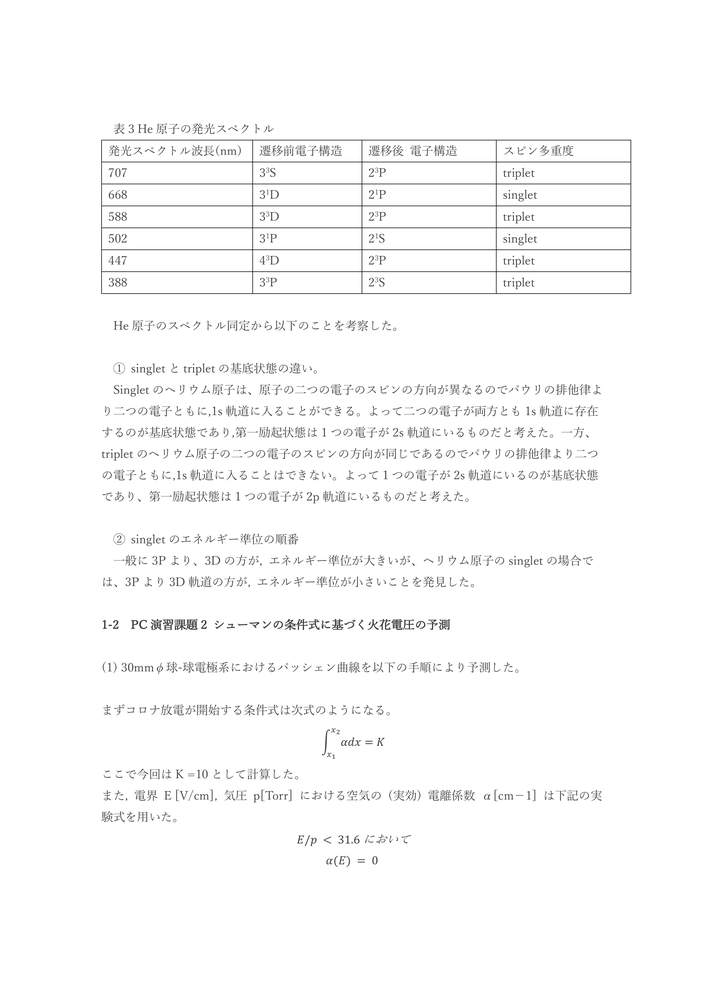
#> input picture source/image/test1.png, 706 x 999 px, shrunk from 2481 x 3508 before the run
$ python -i image_processor.py   (imports and definitions only)
#> lines starting #> are read from the running program, lines starting #| are printed output that depends on the picture; after the words box and inside, x2 and y2 are one past the last pixel; in counts of white or black regions, pixels touching at a corner belong together
### function/matrix_erement.py
class MatrixElement:
    def __init__(self):
        self.x1 = 0
        self.x2 = 0
        self.y1 = 0
        self.y2 = 0
        self.word = ''

    def change_x1(self, x1):
        self.x1 = x1

    def change_x2(self, x2):
        self.x2 = x2

    def change_y1(self, y1):
        self.y1 = y1

    def change_y2(self, y2):
        self.y2 = y2

    def change_word(self, word):
        self.word += word

### function/image_processor.py
from function.matrix_erement import MatrixElement

import cv2
import numpy as np
import pandas as pd
from operator import itemgetter


class ImageProcessor:

    def __init__(self, image_path):
#> called with image_path = '../source/image/test1.png'
        self.image_path = image_path
        self.base_image = cv2.imread(image_path)
#> self.base_image is the input picture: shape (999, 706, 3); min 38, max 255, mean 250.1
        self.processed_image = self.base_image.copy()
        self.processed_image[:] = (255, 255, 255)
#> self.processed_image: shape (999, 706, 3); 10.82% of pixels changed, all inside (x1, y1, x2, y2) = (99, 121, 634, 869)
        self.height, self.width = self.base_image.shape[:2]
        self.horizontal_lines = pd.DataFrame([['', '', '', '']])
        self.horizontal_lines.columns = ['x1', 'x2', 'y1', 'y2']
        self.vertical_lines = pd.DataFrame([['', '', '', '']])
        self.vertical_lines.columns = ['x1', 'x2', 'y1', 'y2']

        self.table_matrix = [[MatrixElement()]]

    # [10 lines left out: function remove_word, not called in this run]

    def tabel_detection(self):
        bgr_img = self.base_image
        img = bgr_img[:, :, 0]
        height, width = img.shape
        min_length_width = width * 0.5
        min_length_height = height * 0.1
        gap = 3
        judge_img = cv2.bitwise_not(img)
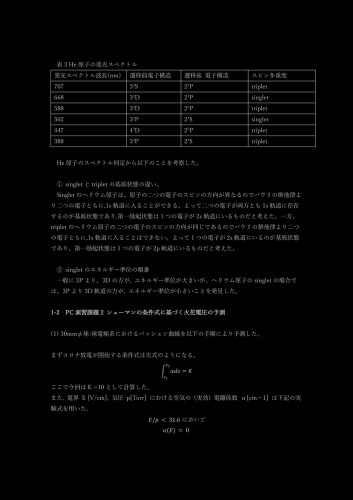
#> judge_img: shape (999, 706) (shown at 1/2 size); min 0, max 217, mean 4.9
        th, judge_img = cv2.threshold(judge_img, 127, 255, cv2.THRESH_BINARY)
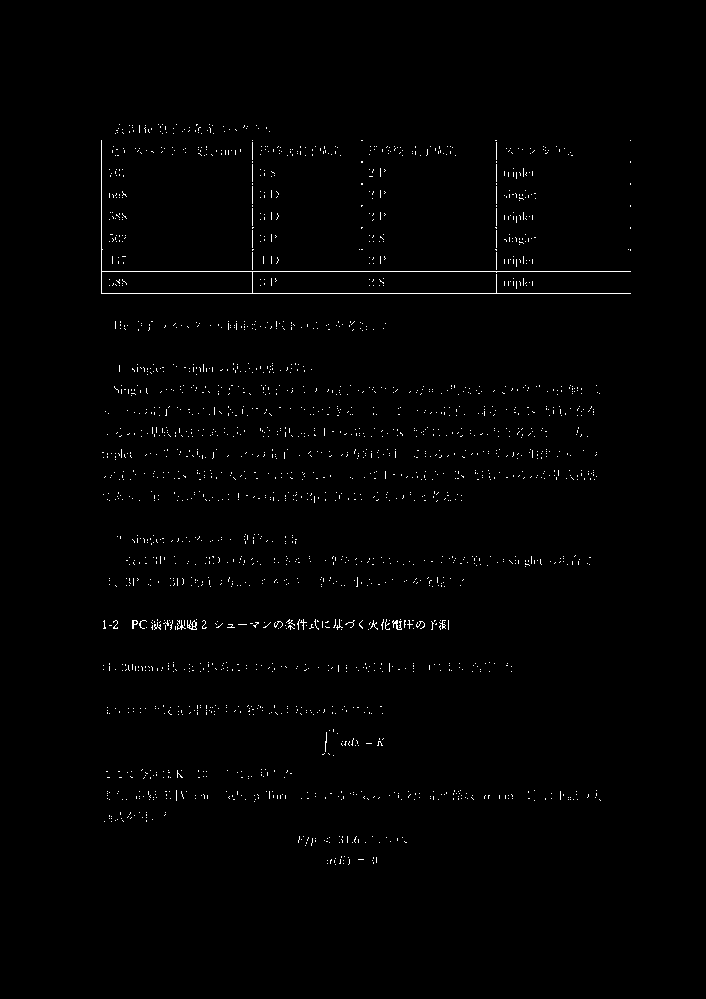
#> judge_img: shape (999, 706); 0.87% white in thin lines or dots, all inside (x1, y1, x2, y2) = (101, 124, 631, 865)

        lines = cv2.HoughLinesP(judge_img, rho=1, theta=np.pi / 360, threshold=100, minLineLength=min_length_width,
                                maxLineGap=10)
#> lines = [[101, 293, 630, 293], [101, 271, 630, 271]]

        line_list = []
        for line in lines:
            x1, y1, x2, y2 = line[0]
            # 傾きが threshold_slope px以内の線を横線と判断
            threshold_slope = 3
            if abs(y1 - y2) < threshold_slope:
                x1 = line[0][0]
                y1 = line[0][1]
                x2 = line[0][2]
                y2 = line[0][3]
                line = (x1, y1, x2, y2)
                line_list.append(line)
#> this loop made 2 passes
#> threshold_slope on passes 1 to 2: 3, 3
#> after the loop, line_list = [(101, 293, 630, 293), (101, 271, 630, 271)]

        # y座標をキーとして並び変え
        line_list.sort(key=itemgetter(1, 0, 2, 3))

        hoz_line = 0
        hoz_line_list = []
        y1 = 0
        for line in line_list:
            judge_y1 = line[1]
            # ほぼ同じ位置の横線は除外
            if abs(judge_y1 - y1) < 3 and hoz_line_list != []:
                y1 = judge_y1
            else:
                y1 = judge_y1
                hoz_line_list.append(line)
                self.horizontal_lines.loc[hoz_line] = [
                    line[0], line[2], line[1], line[3]
                ]
                white_line = 3
                cv2.line(self.processed_image, (line[0], line[1]), (line[2], line[3]), (0, 0, 255), white_line)
                hoz_line = hoz_line + 1
#> this loop made 2 passes
#> (line, judge_y1, y1, white_line, hoz_line) on passes 1 to 2: ((101, 271, 630, 271), 271, 271, 3, 1), ((101, 293, 630, 293), 293, 293, 3, 2)
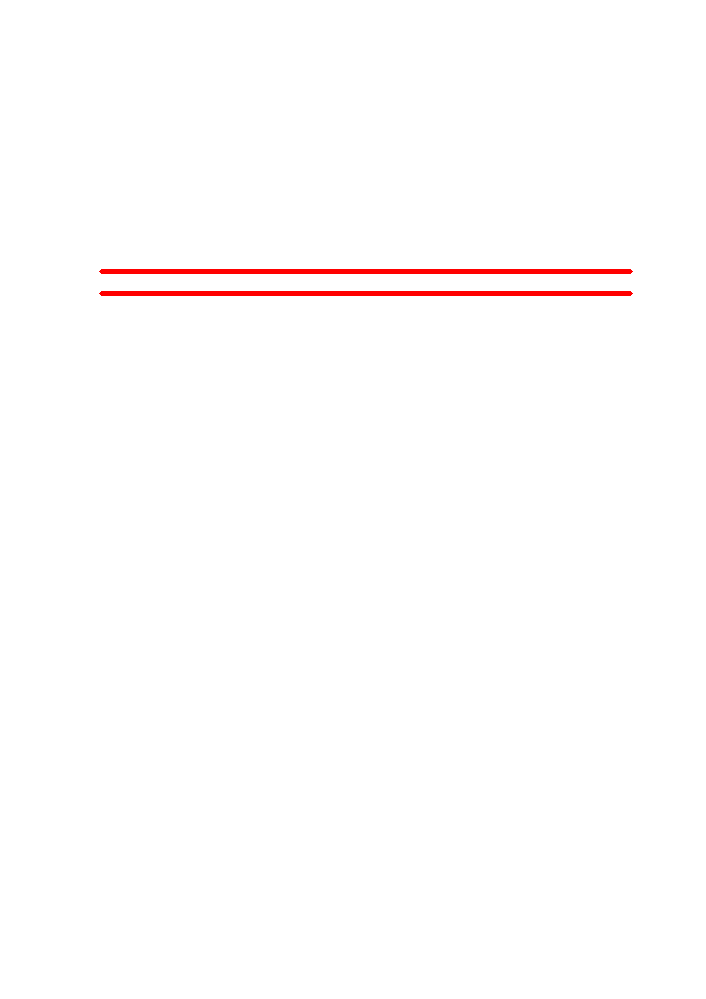
#> self.processed_image: shape (999, 706, 3); mean B, G, R 253.1, 253.1, 255
#> after the loop, hoz_line = 2; hoz_line_list = [(101, 271, 630, 271), (101, 293, 630, 293)]

        gap = 3
        lines = cv2.HoughLinesP(judge_img, rho=1, theta=np.pi / 360, threshold=100, minLineLength=min_length_height,
                                maxLineGap=gap)
#> lines = [[101, 293, 630, 293], [101, 271, 630, 271], [496, 292, 496, 140], [252, 292, 252, 140], [101, 292, 101, 140]]
        line_list = []
        for line in lines:
            x1, y1, x2, y2 = line[0]
            threshold_slope = 3
            if abs(x1 - x2) < threshold_slope:
                x1 = line[0][0]
                y1 = line[0][1]
                x2 = line[0][2]
                y2 = line[0][3]
                line = (x1, y1, x2, y2)
                line_list.append(line)
#> this loop made 5 passes
#> after the loop, line_list = [(496, 292, 496, 140), (252, 292, 252, 140), (101, 292, 101, 140)]
        line_list.sort(key=itemgetter(0, 1, 2, 3))
        ver_line = 0
        ver_line_list = []
        x1 = 0
        for line in line_list:
            judge_x1 = line[0]
            # ほぼ同じ位置の縦線は除外
            if abs(judge_x1 - x1) < 5 and ver_line_list != []:
                x1 = judge_x1
            else:
                white_line = 3
                cv2.line(self.processed_image, (line[0], line[1]), (line[2], line[3]), (0, 0, 255), white_line)
                x1 = judge_x1
                self.vertical_lines.loc[ver_line] = [
                    line[0], line[2], line[3], line[1]
                ]
                ver_line = ver_line + 1
                ver_line_list.append(line)
#> this loop made 3 passes
#> (line, judge_x1, x1) on passes 1 to 3: ((101, 292, 101, 140), 101, 101), ((252, 292, 252, 140), 252, 252), ((496, 292, 496, 140), 496, 496)
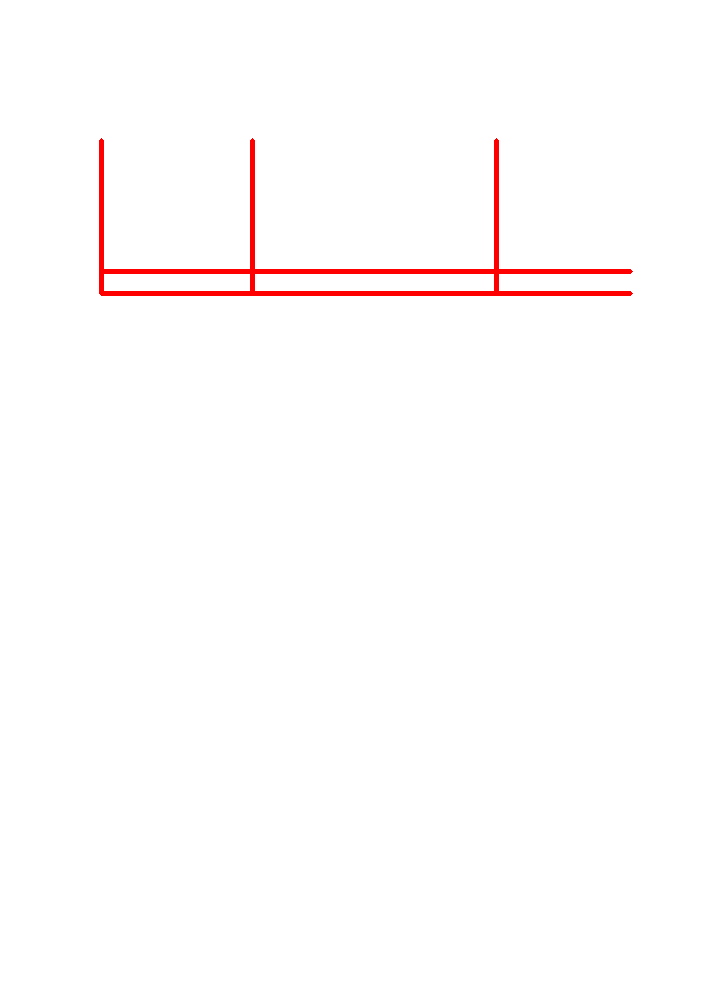
#> self.processed_image: shape (999, 706, 3); 0.31% of pixels changed, all inside (x1, y1, x2, y2) = (99, 138, 499, 293)
#> after the loop, ver_line = 3; ver_line_list = [(101, 292, 101, 140), (252, 292, 252, 140), (496, 292, 496, 140)]
        for i in range(len(self.horizontal_lines)):
            y = self.horizontal_lines.at[i, 'y1']
            flag = False
            for j in range(len(self.vertical_lines)):
                y1 = self.vertical_lines.at[j, 'y1']
                y2 = self.vertical_lines.at[j, 'y2']
                if y1-3 <= y <= y2 + 3:
                    flag = True

            if not flag:
                print(i)
                self.horizontal_lines.drop(i, inplace=True)
                print(self.horizontal_lines)

        print('horizontal_list_pd')
        print(self.horizontal_lines)
        print('vertical_line_list')
        print(self.vertical_lines)

    # [54 lines left out: functions make_initial_matrix, add_word_to_matrix, view_matrix, image_view, not called in this run]

>>> result = ImageProcessor('../source/image/test1.png').tabel_detection()

$ run again, on source/image/test2.png
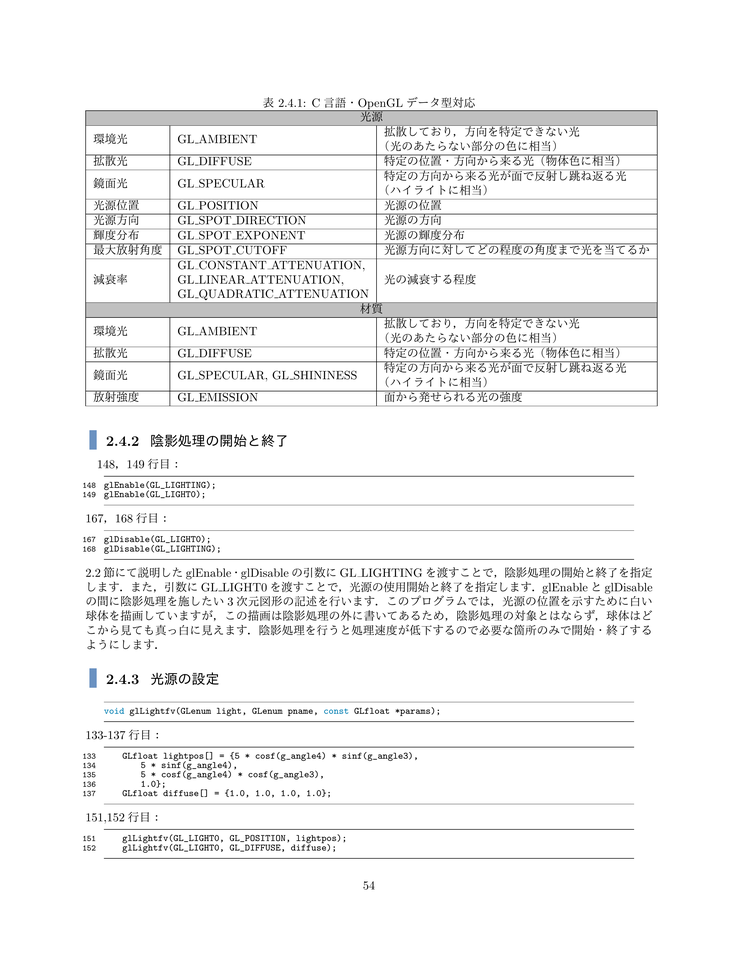
#> input picture source/image/test2.png, 738 x 956 px, shrunk from 2550 x 3300 before the run
#> in __init__, self.base_image is the input picture: shape (956, 738, 3); mean B, G, R 243.3, 243.3, 243.2
#> in tabel_detection, `th, judge_img = cv2.threshold(judge_img, 127, 255, cv2.THRESH_BINARY)`:
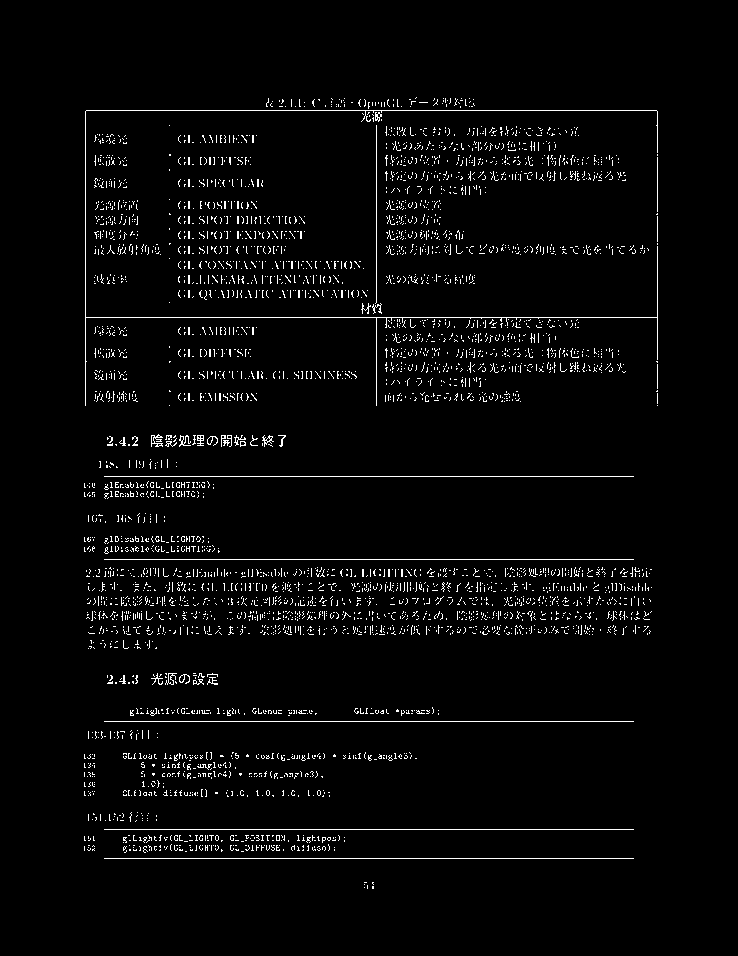
#> judge_img: shape (956, 738); 3% white in thin lines or dots, all inside (x1, y1, x2, y2) = (84, 97, 658, 889)
#> in tabel_detection, `lines = cv2.HoughLinesP(judge_img, rho=1, theta=np.pi / 360, threshold..`: lines = [[86, 110, 656, 110], [104, 721, 633, 721], [85, 317, 657, 317], [104, 829, 633, 829], [104, 476, 633, 476], [104, 559, 633, 559], [104, 858, 633, 858]]
#> the loop in tabel_detection, `for line in lines:` made 7 passes
#> after the loop in tabel_detection, `for line in lines:`: line_list = [(86, 110, 656, 110), (104, 721, 633, 721), (85, 317, 657, 317), (104, 829, 633, 829), (104, 476, 633, 476), (104, 559, 633, 559), (104, 858, 633, 858)]
#> the loop in tabel_detection, `for line in line_list:` made 7 passes
#> (line, judge_y1, y1) on passes 1 to 7: ((86, 110, 656, 110), 110, 110), ((85, 317, 657, 317), 317, 317), ((104, 476, 633, 476), 476, 476), ((104, 559, 633, 559), 559, 559), ((104, 721, 633, 721), 721, 721), ((104, 829, 633, 829), 829, 829), ((104, 858, 633, 858), 858, 858)
#> after the loop in tabel_detection, `for line in line_list:`: hoz_line = 7; hoz_line_list = [(86, 110, 656, 110), (85, 317, 657, 317), (104, 476, 633, 476), (104, 559, 633, 559), (104, 721, 633, 721), (104, 829, 633, 829), (104, 858, 633, 858)]
#> in tabel_detection, `lines = cv2.HoughLinesP(judge_img, rho=1, theta=np.pi / 360, threshold..`: lines = [[86, 110, 656, 110], [104, 721, 633, 721], [85, 317, 657, 317], [104, 829, 633, 829], [104, 476, 633, 476], [104, 559, 633, 559], [104, 858, 633, 858], [376, 302, 376, 125], [657, 405, 657, 111], [85, 405, 85, 111]]
#> the loop in tabel_detection, `for line in lines:` made 10 passes
#> after the loop in tabel_detection, `for line in lines:`: line_list = [(376, 302, 376, 125), (657, 405, 657, 111), (85, 405, 85, 111)]
#> the loop in tabel_detection, `for line in line_list:` made 3 passes
#> (line, judge_x1, x1) on passes 1 to 3: ((85, 405, 85, 111), 85, 85), ((376, 302, 376, 125), 376, 376), ((657, 405, 657, 111), 657, 657)
#> after the loop in tabel_detection, `for line in line_list:`:
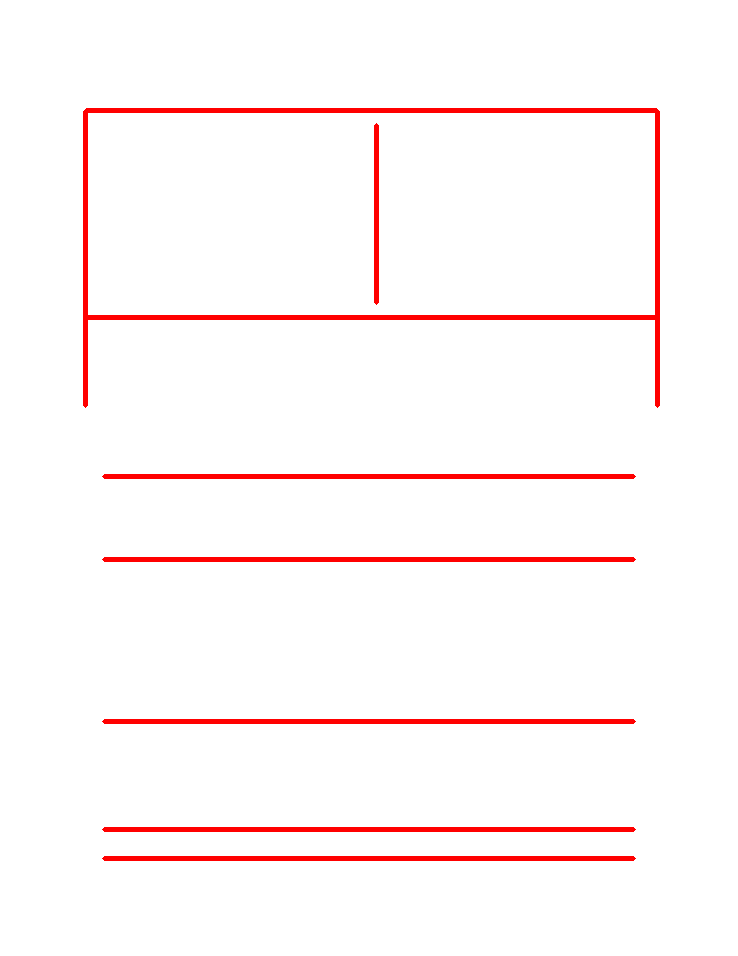
#> self.processed_image: shape (956, 738, 3); mean B, G, R 246.7, 246.7, 255
#> after the loop in tabel_detection, `for line in line_list:`: ver_line = 3; ver_line_list = [(85, 405, 85, 111), (376, 302, 376, 125), (657, 405, 657, 111)]
